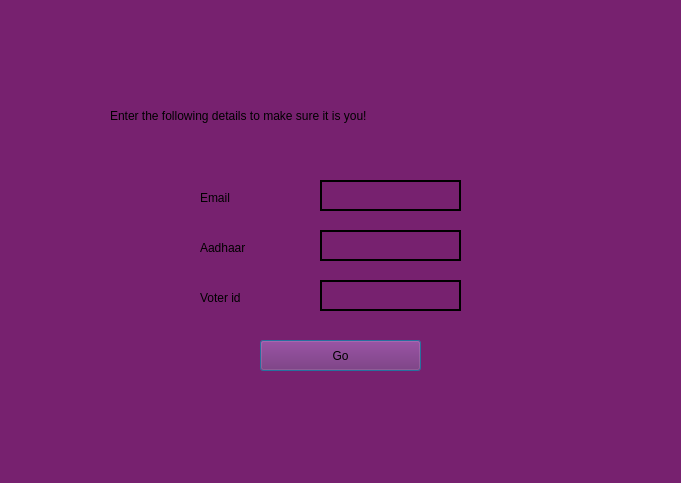
<?xml version="1.0" encoding="UTF-8"?>
<ui version="4.0">
 <class>Forgot</class>
 <widget class="QDialog" name="Forgot">
  <property name="geometry">
   <rect>
    <x>0</x>
    <y>0</y>
    <width>681</width>
    <height>483</height>
   </rect>
  </property>
  <property name="windowTitle">
   <string>Dialog</string>
  </property>
  <property name="styleSheet">
   <string notr="true">background-color: rgb(119, 33, 111);
selection-color: rgb(0, 0, 0);
font: 63 11pt &quot;URW Gothic&quot;;
</string>
  </property>
  <widget class="QLineEdit" name="aadhaarbutton">
   <property name="geometry">
    <rect>
     <x>320</x>
     <y>230</y>
     <width>141</width>
     <height>31</height>
    </rect>
   </property>
   <property name="styleSheet">
    <string notr="true">border: 2px solid black;</string>
   </property>
  </widget>
  <widget class="QLineEdit" name="voteridbutton">
   <property name="geometry">
    <rect>
     <x>320</x>
     <y>280</y>
     <width>141</width>
     <height>31</height>
    </rect>
   </property>
   <property name="styleSheet">
    <string notr="true">border: 2px solid black;</string>
   </property>
  </widget>
  <widget class="QPushButton" name="pushButton">
   <property name="geometry">
    <rect>
     <x>260</x>
     <y>340</y>
     <width>161</width>
     <height>31</height>
    </rect>
   </property>
   <property name="text">
    <string>Go</string>
   </property>
  </widget>
  <widget class="QLabel" name="label">
   <property name="geometry">
    <rect>
     <x>200</x>
     <y>240</y>
     <width>91</width>
     <height>16</height>
    </rect>
   </property>
   <property name="text">
    <string>Aadhaar</string>
   </property>
  </widget>
  <widget class="QLabel" name="label_2">
   <property name="geometry">
    <rect>
     <x>200</x>
     <y>290</y>
     <width>101</width>
     <height>16</height>
    </rect>
   </property>
   <property name="text">
    <string>Voter id</string>
   </property>
  </widget>
  <widget class="QLabel" name="label_3">
   <property name="geometry">
    <rect>
     <x>200</x>
     <y>190</y>
     <width>101</width>
     <height>16</height>
    </rect>
   </property>
   <property name="text">
    <string>Email</string>
   </property>
  </widget>
  <widget class="QLineEdit" name="emailbutton">
   <property name="geometry">
    <rect>
     <x>320</x>
     <y>180</y>
     <width>141</width>
     <height>31</height>
    </rect>
   </property>
   <property name="styleSheet">
    <string notr="true">border: 2px solid black;</string>
   </property>
  </widget>
  <widget class="QLabel" name="label_4">
   <property name="geometry">
    <rect>
     <x>110</x>
     <y>90</y>
     <width>521</width>
     <height>51</height>
    </rect>
   </property>
   <property name="styleSheet">
    <string notr="true">font: 63 13pt &quot;URW Gothic&quot;;
</string>
   </property>
   <property name="text">
    <string>Enter the following details to make sure it is you!</string>
   </property>
  </widget>
 </widget>
 <resources/>
 <connections/>
</ui>
